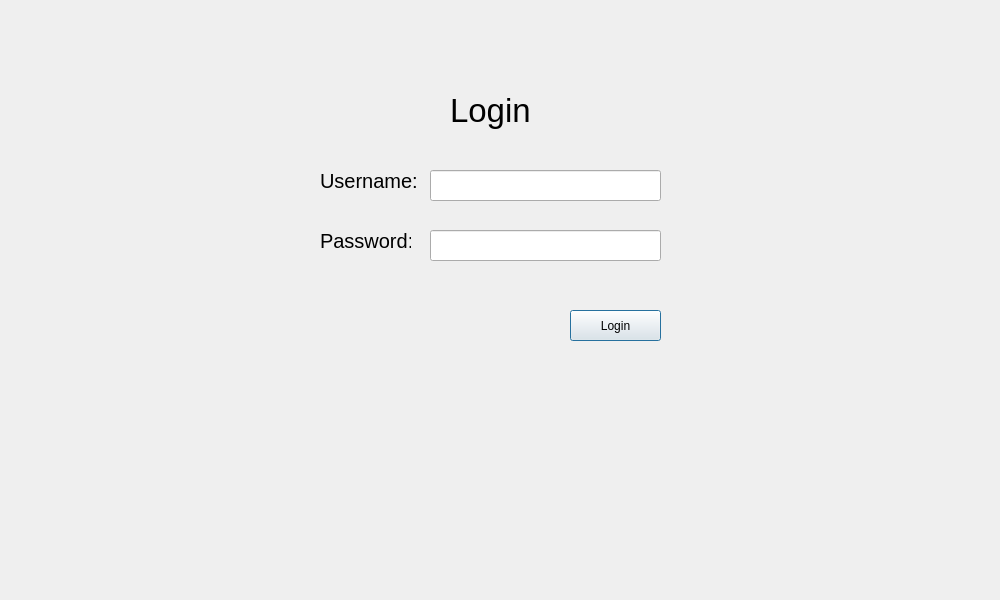
<?xml version="1.0" encoding="UTF-8"?>
<ui version="4.0">
 <class>Dialog</class>
 <widget class="QDialog" name="Dialog">
  <property name="geometry">
   <rect>
    <x>0</x>
    <y>0</y>
    <width>1000</width>
    <height>600</height>
   </rect>
  </property>
  <property name="windowTitle">
   <string>Dialog</string>
  </property>
  <widget class="QLineEdit" name="password">
   <property name="geometry">
    <rect>
     <x>430</x>
     <y>230</y>
     <width>231</width>
     <height>31</height>
    </rect>
   </property>
  </widget>
  <widget class="QLineEdit" name="username">
   <property name="geometry">
    <rect>
     <x>430</x>
     <y>170</y>
     <width>231</width>
     <height>31</height>
    </rect>
   </property>
  </widget>
  <widget class="QPushButton" name="loginbutton">
   <property name="geometry">
    <rect>
     <x>570</x>
     <y>310</y>
     <width>91</width>
     <height>31</height>
    </rect>
   </property>
   <property name="styleSheet">
    <string notr="true"/>
   </property>
   <property name="text">
    <string>Login</string>
   </property>
  </widget>
  <widget class="QLabel" name="label_2">
   <property name="geometry">
    <rect>
     <x>320</x>
     <y>160</y>
     <width>101</width>
     <height>41</height>
    </rect>
   </property>
   <property name="styleSheet">
    <string notr="true">font-size: 15pt;</string>
   </property>
   <property name="text">
    <string>Username:</string>
   </property>
  </widget>
  <widget class="QLabel" name="label_3">
   <property name="geometry">
    <rect>
     <x>320</x>
     <y>220</y>
     <width>91</width>
     <height>41</height>
    </rect>
   </property>
   <property name="styleSheet">
    <string notr="true">font-size: 15pt;</string>
   </property>
   <property name="text">
    <string>Password:</string>
   </property>
  </widget>
  <widget class="QLabel" name="label">
   <property name="geometry">
    <rect>
     <x>450</x>
     <y>90</y>
     <width>161</width>
     <height>41</height>
    </rect>
   </property>
   <property name="styleSheet">
    <string notr="true">font: 25pt;</string>
   </property>
   <property name="text">
    <string>Login</string>
   </property>
  </widget>
 </widget>
 <resources/>
 <connections/>
</ui>
